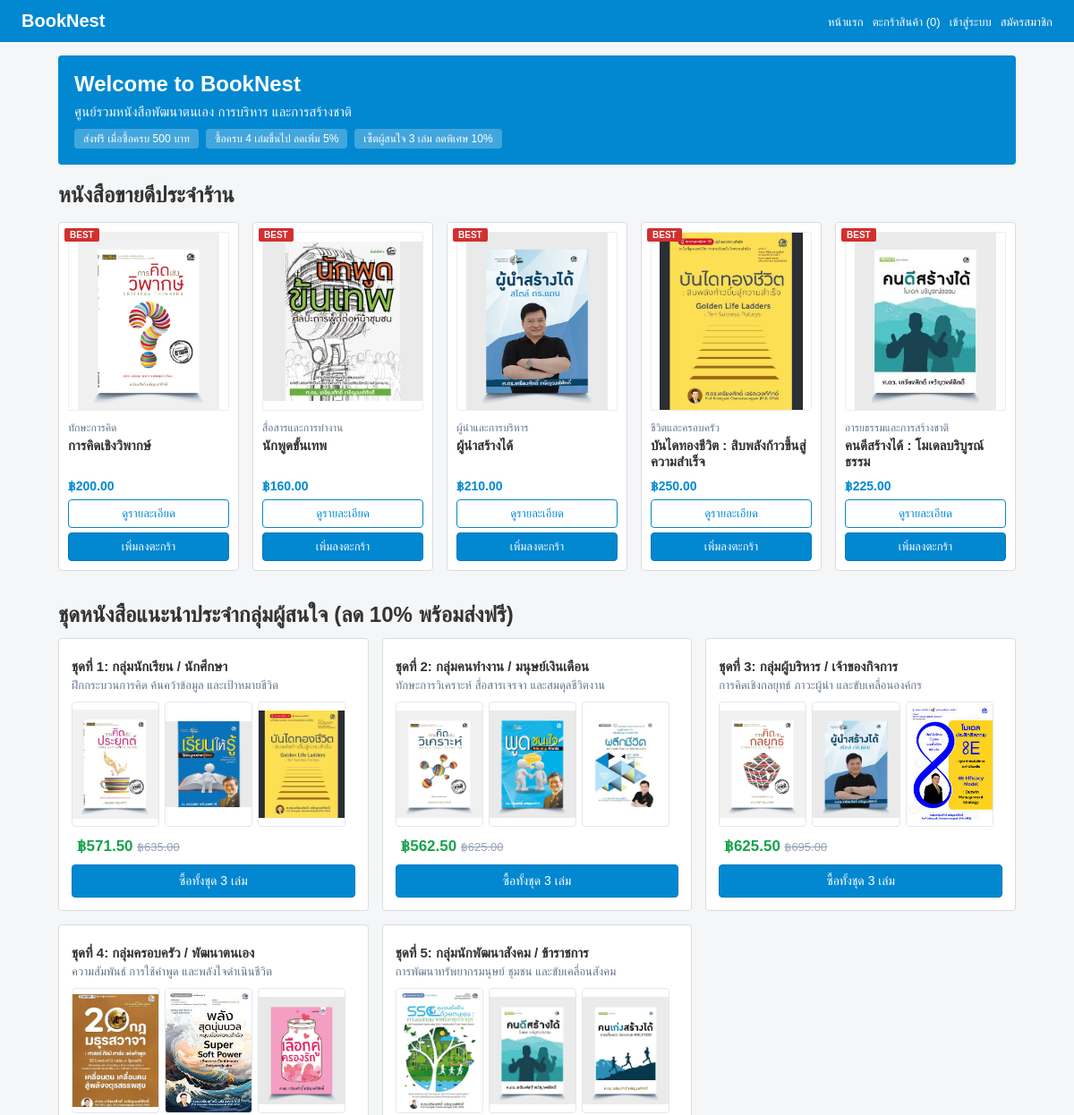
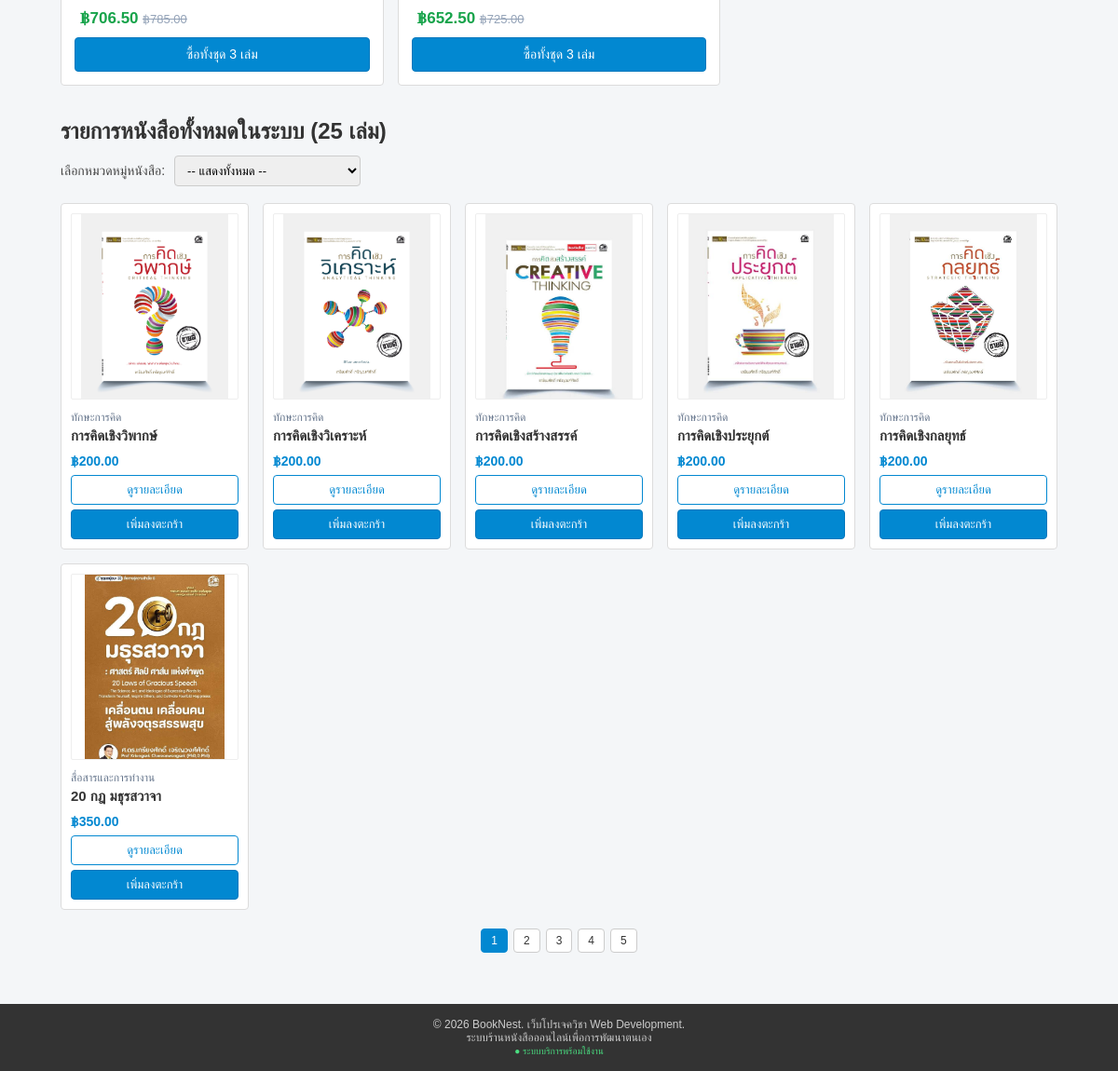
The page / on the database its author committed (2 pictures, top to bottom).
### tables this page shows
CREATE TABLE IF NOT EXISTS books (
    book_id INT AUTO_INCREMENT PRIMARY KEY,
    category_id INT NOT NULL,
    title VARCHAR(255) NOT NULL,
    price DECIMAL(10,2) NOT NULL,
    stock INT DEFAULT 20,
    cover_image VARCHAR(255) NOT NULL,
    is_bestseller TINYINT(1) DEFAULT 0,
    FOREIGN KEY (category_id) REFERENCES categories(category_id) ON DELETE CASCADE
);

CREATE TABLE IF NOT EXISTS categories (
    category_id INT AUTO_INCREMENT PRIMARY KEY,
    category_name VARCHAR(100) NOT NULL
);

### controllers/home_controller.php (called while the page is built, shortened)
<?php
$is_logged_in = isset($_SESSION['user_id']);
$cart_count = 0;
$best_sql = "SELECT b.*, c.category_name
             FROM books b
             JOIN categories c ON b.category_id = c.category_id
             WHERE b.is_bestseller = 1
             ORDER BY b.book_id ASC LIMIT 5";
$best_res = mysqli_query($conn, $best_sql);
$bestsellers = [];
while ($row = mysqli_fetch_assoc($best_res)) {
    $bestsellers[] = $row;
}
$bundles_data = [
    [
        'title' => 'ชุดที่ 1: กลุ่มนักเรียน / นักศึกษา',
        'desc' => 'ฝึกกระบวนการคิด ค้นคว้าข้อมูล และเป้าหมายชีวิต',
        'ids' => [4, 10, 17]
    ],
    [
        'title' => 'ชุดที่ 2: กลุ่มคนทำงาน / มนุษย์เงินเดือน',
        'desc' => 'ทักษะการวิเคราะห์ สื่อสารเจรจา และสมดุลชีวิตงาน',
        'ids' => [2, 9, 18]
    ],
    [
        'title' => 'ชุดที่ 3: กลุ่มผู้บริหาร / เจ้าของกิจการ',
        'desc' => 'การคิดเชิงกลยุทธ์ ภาวะผู้นำ และขับเคลื่อนองค์กร',
        'ids' => [5, 11, 15]
    ],
    [
        'title' => 'ชุดที่ 4: กลุ่มครอบครัว / พัฒนาตนเอง',
        'desc' => 'ความสัมพันธ์ การใช้คำพูด และพลังใจดำเนินชีวิต',
        'ids' => [6, 16, 20]
    ],
    [
        'title' => 'ชุดที่ 5: กลุ่มนักพัฒนาสังคม / ข้าราชการ',
        'desc' => 'การพัฒนาทรัพยากรมนุษย์ ชุมชน และขับเคลื่อนสังคม',
        'ids' => [21, 22, 23]
    ]
];
$bundles = [];
foreach ($bundles_data as $b_item) {
    $in_ids = implode(',', $b_item['ids']);
    $b_sql = "SELECT * FROM books WHERE book_id IN ($in_ids)";
    $b_res = mysqli_query($conn, $b_sql);
    $b_books = [];
    $raw_price = 0;
    while ($bk = mysqli_fetch_assoc($b_res)) {
        $b_books[] = $bk;
        $raw_price += $bk['price'];
    }
    $discount_price = $raw_price * 0.90;
    $bundles[] = [
        'title' => $b_item['title'],
        'desc' => $b_item['desc'],
        'books' => $b_books,
        'raw_price' => $raw_price,
        'discount_price' => $discount_price,
        'ids' => $b_item['ids']
    ];
}
$filter_cat = isset($_GET['cat']) ? intval($_GET['cat']) : 0;
$where_sql = "";
$limit = 6;
$page = isset($_GET['page']) ? max(1, intval($_GET['page'])) : 1;
$offset = ($page - 1) * $limit;
$count_sql = "SELECT COUNT(*) as total FROM books b $where_sql";
$count_res = mysqli_query($conn, $count_sql);
$total_rows = mysqli_fetch_assoc($count_res)['total'];
$total_pages = ceil($total_rows / $limit);
$catalog_sql = "SELECT b.*, c.category_name
                FROM books b
                JOIN categories c ON b.category_id = c.category_id
                $where_sql
                ORDER BY b.book_id ASC
                LIMIT $limit OFFSET $offset";
$catalog_res = mysqli_query($conn, $catalog_sql);
$catalog_books = [];
while ($row = mysqli_fetch_assoc($catalog_res)) {
    $catalog_books[] = $row;
}
require_once __DIR__ . '/../views/layouts/header.php';
require_once __DIR__ . '/../views/home.php';
require_once __DIR__ . '/../views/layouts/footer.php';

### index.php (called while the page is built)
<?php
require_once 'db.php';
require_once 'controllers/home_controller.php';

### views/home.php (the view, shortened to what this page needs)
<section class="promo-banner">
    <h1 style="margin-bottom: 8px; font-size: 24px;">Welcome to BookNest </h1>
    <p style="font-size: 15px; opacity: 0.95;">ศูนย์รวมหนังสือพัฒนาตนเอง การบริหาร และการสร้างชาติ</p>
    <div class="promo-tags">
        <span class="promo-tag-item">ส่งฟรี เมื่อซื้อครบ 500 บาท</span>
        <span class="promo-tag-item">ซื้อครบ 4 เล่มขึ้นไป ลดเพิ่ม 5%</span>
        <span class="promo-tag-item">เซ็ตผู้สนใจ 3 เล่ม ลดพิเศษ 10%</span>
    </div>
</section>
<section style="margin-bottom: 35px;">
    <h2 style="margin-bottom: 16px;">หนังสือขายดีประจำร้าน</h2>
    <div class="book-grid">
        <?php foreach ($bestsellers as $book): ?>
            <div class="book-card">
                <span class="book-badge-bestseller">BEST</span>
                <div>
                    <img src="/<?= htmlspecialchars($book['cover_image']); ?>" alt="<?= htmlspecialchars($book['title']); ?>" class="book-cover">
                    <p style="font-size: 12px; color: #64748b; margin-top: 8px;"><?= htmlspecialchars($book['category_name']); ?></p>
                    <h3 style="font-size: 15px; margin: 4px 0;"><?= htmlspecialchars($book['title']); ?></h3>
                </div>
                <div>
                    <p class="book-price">
                        ฿<?= number_format($book['price'], 2); ?>
                    </p>
                    <a href="/book-detail.php?id=<?= $book['book_id']; ?>" class="btn btn-outline">ดูรายละเอียด</a>
                    <a href="/cart.php?action=add&id=<?= $book['book_id']; ?>" class="btn btn-primary">เพิ่มลงตะกร้า</a>
                </div>
            </div>
        <?php endforeach; ?>
    </div>
</section>
<section style="margin-bottom: 35px;">
    <h2>ชุดหนังสือแนะนำประจำกลุ่มผู้สนใจ (ลด 10% พร้อมส่งฟรี)</h2>
    <div class="bundle-grid">
        <?php foreach ($bundles as $bun): ?>
            <div class="bundle-card">
                <div>
                    <h3 style="font-size: 15px; margin: 8px 0 4px 0;"><?= htmlspecialchars($bun['title']); ?></h3>
                    <p style="font-size: 13px; color: #64748b; margin-bottom: 10px;"><?= htmlspecialchars($bun['desc']); ?></p>
                    <div style="display: flex; gap: 6px; margin-bottom: 12px;">
                        <?php foreach ($bun['books'] as $bk): ?>
                            <img src="/<?= htmlspecialchars($bk['cover_image']); ?>" title="<?= htmlspecialchars($bk['title']); ?>" style="width: 31%; height: 140px; object-fit: contain; background: #fff; border-radius: 4px; border: 1px solid #e2e8f0;">
                        <?php endforeach; ?>
                    </div>
                </div>
                <div>
                    <div style="margin-bottom: 10px;">
                        <strong style="font-size: 17px; color: #16a34a; margin-left: 6px;">฿<?= number_format($bun['discount_price'], 2); ?></strong>
                        <span style="text-decoration: line-through; color: #94a3b8; font-size: 13px;">฿<?= number_format($bun['raw_price'], 2); ?></span>
                    </div>
                    <?php
                        $add_bundle_query = [];
                        foreach ($bun['ids'] as $id_val) {
                            $add_bundle_query[] = "bundle_ids[]=" . $id_val;
                        }
                        $bundle_url = "/cart.php?action=add_bundle&" . implode('&', $add_bundle_query);
                    ?>
                    <a href="<?= $bundle_url; ?>" class="btn btn-primary" style="padding: 9px 0; font-size: 14px;">ซื้อทั้งชุด 3 เล่ม</a>
                </div>
            </div>
        <?php endforeach; ?>
    </div>
</section>
<section style="margin-bottom: 40px;">
    <h2> รายการหนังสือทั้งหมดในระบบ (<?= $total_rows; ?> เล่ม)</h2>
    <div style="margin: 12px 0 18px 0; display: flex; align-items: center; gap: 10px;">
        <label for="category-select" style="font-size: 14px; color: #444;">เลือกหมวดหมู่หนังสือ:</label>
        <select id="category-select" class="form-control" style="width: auto; min-width: 200px; display: inline-block; cursor: pointer;" onchange="location.href='/index.php?cat=' + this.value;">
            <option value="0" <?= ($filter_cat === 0) ? 'selected' : ''; ?>>-- แสดงทั้งหมด --</option>
        </select>
    </div>
    <div class="book-grid">
        <?php if (empty($catalog_books)): ?>
            <p style="color: #64748b; grid-column: 1 / -1; text-align: center; padding: 30px;">ไม่พบหนังสือในหมวดนี้</p>
        <?php else: ?>
            <?php foreach ($catalog_books as $book): ?>
                <div class="book-card">
                    <div>
                        <img src="/<?= htmlspecialchars($book['cover_image']); ?>" alt="<?= htmlspecialchars($book['title']); ?>" class="book-cover">
                        <p style="font-size: 12px; color: #64748b; margin-top: 8px;"><?= htmlspecialchars($book['category_name']); ?></p>
                        <h3 style="font-size: 15px; margin: 4px 0;"><?= htmlspecialchars($book['title']); ?></h3>
                    </div>
                    <div>
                        <p class="book-price">
                            ฿<?= number_format($book['price'], 2); ?>
                        </p>
                        <a href="/book-detail.php?id=<?= $book['book_id']; ?>" class="btn btn-outline">ดูรายละเอียด</a>
                        <a href="/cart.php?action=add&id=<?= $book['book_id']; ?>" class="btn btn-primary">เพิ่มลงตะกร้า</a>
                    </div>
                </div>
            <?php endforeach; ?>
        <?php endif; ?>
    </div>
    <?php if ($total_pages > 1): ?>
        <div class="pagination-bar">
            <?php for ($p = 1; $p <= $total_pages; $p++): ?>
                <a href="/index.php?page=<?= $p; ?><?= ($filter_cat > 0) ? '&cat=' . $filter_cat : ''; ?>" class="page-btn <?= ($page == $p) ? 'active' : ''; ?>">
                    <?= $p; ?>
                </a>
            <?php endfor; ?>
        </div>
    <?php endif; ?>
</section>

### views/layouts/header.php (shortened to what this page needs)
<!DOCTYPE html>
<html lang="th">
<head>
    <link rel="stylesheet" href="/assets/css/style.css">
</head>
<body>
<header class="navbar">
    <a href="/index.php" class="brand">BookNest</a>
    <ul class="nav-links">
        <li><a href="/index.php">หน้าแรก</a></li>
        <li><a href="/cart.php">ตะกร้าสินค้า (<span id="nav-cart-count"><?= $cart_count; ?></span>)</a></li>
        <?php if ($is_logged_in): ?>
            <li><a href="/my-orders.php">รายการสั่งซื้อ</a></li>
            <?php if ($user_role === 'admin'): ?>
                <li><a href="/admin/dashboard.php" style="color: #fef08a; font-weight: bold;">[จัดการหลังบ้าน]</a></li>
            <?php endif; ?>
            <li><a href="/profile.php"><?= htmlspecialchars($user_name); ?></a></li>
            <li><a href="/logout.php">ออกจากระบบ</a></li>
        <?php else: ?>
            <li><a href="/login.php">เข้าสู่ระบบ</a></li>
            <li><a href="/register.php">สมัครสมาชิก</a></li>
        <?php endif; ?>
    </ul>
</header>
<main class="container">

### views/layouts/footer.php (shortened to what this page needs)
</main>
<footer class="footer">
    <p>&copy; <?= date('Y'); ?> BookNest. เว็บโปรเจควิชา Web Development.</p>
    <p>ระบบร้านหนังสือออนไลน์เพื่อการพัฒนาตนเอง</p>
</footer>
</body>
</html>

### assets/css/style.css (style rules this page uses)
* { box-sizing: border-box; margin: 0; padding: 0; font-family: Arial, Tahoma, sans-serif; }
body { background-color: #f4f6f8; color: #333333; display: flex; flex-direction: column; min-height: 100vh; }
.container { width: 100%; max-width: 1100px; margin: 15px auto; padding: 0 15px; flex: 1; }
.navbar { background-color: #0288d1; padding: 12px 20px; display: flex; flex-direction: column; gap: 10px; align-items: center; text-align: center; }
.navbar .brand { font-size: 20px; font-weight: bold; color: #ffffff; text-decoration: none; }
.nav-links { list-style: none; display: flex; flex-wrap: wrap; justify-content: center; gap: 10px; }
.nav-links a { color: #ffffff; text-decoration: none; font-size: 13px; }
.btn { display: block; width: 100%; padding: 7px 0; border-radius: 4px; text-align: center; text-decoration: none; font-size: 13px; cursor: pointer; border: 1px solid transparent; margin-top: 5px; }
.btn-primary { background-color: #0288d1; color: #ffffff; border-color: #0277bd; }
.btn-outline { background-color: #ffffff; border: 1px solid #0288d1; color: #0288d1; }
.promo-banner { background-color: #0288d1; color: white; padding: 18px; border-radius: 4px; margin-bottom: 20px; }
.promo-tags { display: flex; gap: 8px; flex-wrap: wrap; font-size: 12px; margin-top: 10px; }
.promo-tag-item { background: rgba(255, 255, 255, 0.25); padding: 4px 10px; border-radius: 4px; }
.book-grid { display: grid; grid-template-columns: repeat(2, 1fr); gap: 12px; margin-top: 15px; }
.book-card { background: #ffffff; border: 1px solid #dcdcdc; border-radius: 4px; padding: 10px; display: flex; flex-direction: column; justify-content: space-between; position: relative; }
.book-badge-bestseller { position: absolute; top: 6px; left: 6px; background: #d32f2f; color: white; font-size: 10px; font-weight: bold; padding: 2px 6px; border-radius: 2px; z-index: 1; }
.book-cover { width: 100%; height: 180px; object-fit: contain; background-color: #ffffff; border: 1px solid #eee; border-radius: 2px; }
.book-price { font-size: 14px; font-weight: bold; color: #0288d1; margin: 6px 0; }
.bundle-grid { display: grid; grid-template-columns: 1fr; gap: 15px; margin-top: 12px; }
.bundle-card { background: white; border: 1px solid #dcdcdc; border-radius: 4px; padding: 14px; display: flex; flex-direction: column; justify-content: space-between; }
.pagination-bar { display: flex; justify-content: center; gap: 6px; margin-top: 20px; }
.page-btn { padding: 5px 10px; border-radius: 4px; text-decoration: none; border: 1px solid #ccc; font-size: 12px; background: white; color: #333; }
.page-btn.active { background: #0288d1; color: white; border-color: #0288d1; }
.form-control { width: 100%; padding: 7px 9px; border: 1px solid #ccc; border-radius: 4px; font-size: 13px; }
.footer { background-color: #333333; color: #ccc; text-align: center; padding: 15px 0; font-size: 12px; margin-top: auto; }
@media (min-width: 768px) { .navbar { flex-direction: row; justify-content: space-between; padding: 12px 24px; } }
@media (min-width: 768px) { .book-grid { grid-template-columns: repeat(5, 1fr); gap: 15px; } }
@media (min-width: 768px) { .book-cover { height: 200px; } }
@media (min-width: 768px) { .bundle-grid { grid-template-columns: repeat(3, 1fr); } }

### rows shown on the page
books: cover_image (picture), category.category_name "ทักษะการคิด", title "การคิดเชิงวิพากษ์", price "200.00"
books: cover_image (picture), category.category_name "สื่อสารและการทำงาน", title "นักพูดขั้นเทพ", price "160.00"
books: cover_image (picture), category.category_name "ผู้นำและการบริหาร", title "ผู้นำสร้างได้", price "210.00"
books: cover_image (picture), category.category_name "ชีวิตและครอบครัว", title "บันไดทองชีวิต : สิบพลังก้าวขึ้นสู่ความสำเร็จ", price "250.00"
books: cover_image (picture), category.category_name "อารยธรรมและการสร้างชาติ", title "คนดีสร้างได้ : โมเดลบริบูรณ์ธรรม", price "225.00"
books: cover_image (picture), category.category_name "ทักษะการคิด", title "การคิดเชิงประยุกต์", price "200.00"
books: cover_image (picture)
books: cover_image (picture), category.category_name "ทักษะการคิด", title "การคิดเชิงวิเคราะห์", price "200.00"
books: cover_image (picture)
books: cover_image (picture)
books: cover_image (picture), category.category_name "ทักษะการคิด", title "การคิดเชิงกลยุทธ์", price "200.00"
books: cover_image (picture)
books: cover_image (picture), category.category_name "สื่อสารและการทำงาน", title "20 กฎ มธุรสวาจา", price "350.00"
books: cover_image (picture)
books: cover_image (picture)
books: cover_image (picture)
books: cover_image (picture)
books: cover_image (picture), category.category_name "ทักษะการคิด", title "การคิดเชิงสร้างสรรค์", price "200.00"

### other values the page prints
$cart_count "0"
$bun['title'] "ชุดที่ 1: กลุ่มนักเรียน / นักศึกษา"
$bun['desc'] "ฝึกกระบวนการคิด ค้นคว้าข้อมูล และเป้าหมายชีวิต"
$bun['discount_price'] "571.50"
$bun['raw_price'] "635.00"
$bun['title'] "ชุดที่ 2: กลุ่มคนทำงาน / มนุษย์เงินเดือน"
$bun['desc'] "ทักษะการวิเคราะห์ สื่อสารเจรจา และสมดุลชีวิตงาน"
$bun['discount_price'] "562.50"
$bun['raw_price'] "625.00"
$bun['title'] "ชุดที่ 3: กลุ่มผู้บริหาร / เจ้าของกิจการ"
$bun['desc'] "การคิดเชิงกลยุทธ์ ภาวะผู้นำ และขับเคลื่อนองค์กร"
$bun['discount_price'] "625.50"
$bun['raw_price'] "695.00"
$bun['title'] "ชุดที่ 4: กลุ่มครอบครัว / พัฒนาตนเอง"
$bun['desc'] "ความสัมพันธ์ การใช้คำพูด และพลังใจดำเนินชีวิต"
